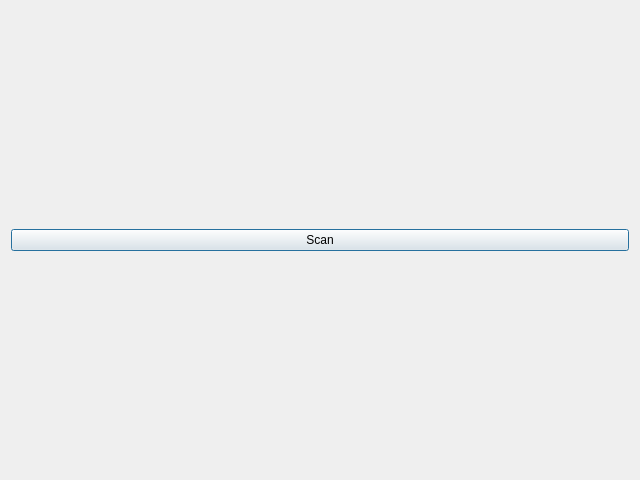
<?xml version="1.0" encoding="UTF-8"?>
<ui version="4.0">
 <class>RegisterDialog</class>
 <widget class="QDialog" name="RegisterDialog">
  <property name="geometry">
   <rect>
    <x>0</x>
    <y>0</y>
    <width>640</width>
    <height>480</height>
   </rect>
  </property>
  <property name="windowTitle">
   <string>Registration</string>
  </property>
  <layout class="QVBoxLayout" name="verticalLayout">
   <item>
    <widget class="QPushButton" name="ScanButton">
     <property name="text">
      <string>Scan</string>
     </property>
    </widget>
   </item>
  </layout>
 </widget>
 <resources/>
 <connections/>
</ui>
